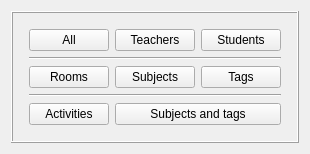
      <widget class="QWidget" name="spaceConstraintsTab">
       <attribute name="title">
        <string comment="It is a tab for shortcut buttons to space constraints, so it refers to space constraints, but we need to keep it short, that is why I don't add also 'constraints'">Space</string>
       </attribute>
       <layout class="QGridLayout" name="gridLayout_12">
        <item row="0" column="1">
         <spacer name="verticalSpacer">
          <property name="orientation">
           <enum>Qt::Vertical</enum>
          </property>
          <property name="sizeHint" stdset="0">
           <size>
            <width>20</width>
            <height>0</height>
           </size>
          </property>
         </spacer>
        </item>
        <item row="1" column="0">
         <spacer name="horizontalSpacer">
          <property name="orientation">
           <enum>Qt::Horizontal</enum>
          </property>
          <property name="sizeHint" stdset="0">
           <size>
            <width>0</width>
            <height>20</height>
           </size>
          </property>
         </spacer>
        </item>
        <item row="1" column="1">
         <widget class="QFrame" name="frameSpace">
          <property name="enabled">
           <bool>true</bool>
          </property>
          <property name="frameShape">
           <enum>QFrame::Box</enum>
          </property>
          <property name="frameShadow">
           <enum>QFrame::Raised</enum>
          </property>
          <layout class="QGridLayout" name="gridLayout_8">
           <property name="leftMargin">
            <number>16</number>
           </property>
           <property name="topMargin">
            <number>16</number>
           </property>
           <property name="rightMargin">
            <number>16</number>
           </property>
           <property name="bottomMargin">
            <number>16</number>
           </property>
           <item row="0" column="0">
            <layout class="QGridLayout" name="gridLayout_2">
             <item row="0" column="0">
              <widget class="QPushButton" name="shortcutAllSpaceConstraintsPushButton">
               <property name="text">
                <string comment="It refers to all space constraints (it is the text of a button for activating all space constraints dialog on the main form). It is on the shortcuts tab buttons, so keep translation short">All</string>
               </property>
              </widget>
             </item>
             <item row="0" column="1">
              <widget class="QPushButton" name="shortcutTeachersSpaceConstraintsPushButton">
               <property name="text">
                <string comment="It is on the shortcuts tab buttons, so keep translation short">Teachers</string>
               </property>
              </widget>
             </item>
             <item row="0" column="2">
              <widget class="QPushButton" name="shortcutStudentsSpaceConstraintsPushButton">
               <property name="text">
                <string comment="It is on the shortcuts tab buttons, so keep translation short">Students</string>
               </property>
              </widget>
             </item>
             <item row="2" column="0">
              <widget class="QPushButton" name="shortcutRoomsSpaceConstraintsPushButton">
               <property name="text">
                <string comment="It is on the shortcuts tab buttons, so keep translation short">Rooms</string>
               </property>
              </widget>
             </item>
             <item row="2" column="1">
              <widget class="QPushButton" name="shortcutSubjectsSpaceConstraintsPushButton">
               <property name="text">
                <string comment="It is on the shortcuts tab buttons, so keep translation short">Subjects</string>
               </property>
              </widget>
             </item>
             <item row="2" column="2">
              <widget class="QPushButton" name="shortcutActivityTagsSpaceConstraintsPushButton">
               <property name="text">
                <string comment="It means activity tags, but I want to keep it short. It is on the shortcuts tab buttons, so keep translation short">Tags</string>
               </property>
              </widget>
             </item>
             <item row="4" column="0">
              <widget class="QPushButton" name="shortcutActivitiesSpaceConstraintsPushButton">
               <property name="text">
                <string comment="It is on the shortcuts tab buttons, so keep translation short">Activities</string>
               </property>
              </widget>
             </item>
             <item row="4" column="1" colspan="2">
              <widget class="QPushButton" name="shortcutSubjectsAndActivityTagsSpaceConstraintsPushButton">
               <property name="text">
                <string comment="Tags means activity tags, but I want to keep it short. It is on the shortcuts tab buttons, so keep translation short">Subjects and tags</string>
               </property>
              </widget>
             </item>
             <item row="1" column="0" colspan="3">
              <widget class="Line" name="line_3">
               <property name="orientation">
                <enum>Qt::Horizontal</enum>
               </property>
              </widget>
             </item>
             <item row="3" column="0" colspan="3">
              <widget class="Line" name="line_4">
               <property name="orientation">
                <enum>Qt::Horizontal</enum>
               </property>
              </widget>
             </item>
            </layout>
           </item>
          </layout>
         </widget>
        </item>
        <item row="1" column="2">
         <spacer name="horizontalSpacer_2">
          <property name="orientation">
           <enum>Qt::Horizontal</enum>
          </property>
          <property name="sizeHint" stdset="0">
           <size>
            <width>0</width>
            <height>20</height>
           </size>
          </property>
         </spacer>
        </item>
        <item row="2" column="1">
         <spacer name="verticalSpacer_2">
          <property name="orientation">
           <enum>Qt::Vertical</enum>
          </property>
          <property name="sizeHint" stdset="0">
           <size>
            <width>20</width>
            <height>0</height>
           </size>
          </property>
         </spacer>
        </item>
       </layout>
      </widget>
